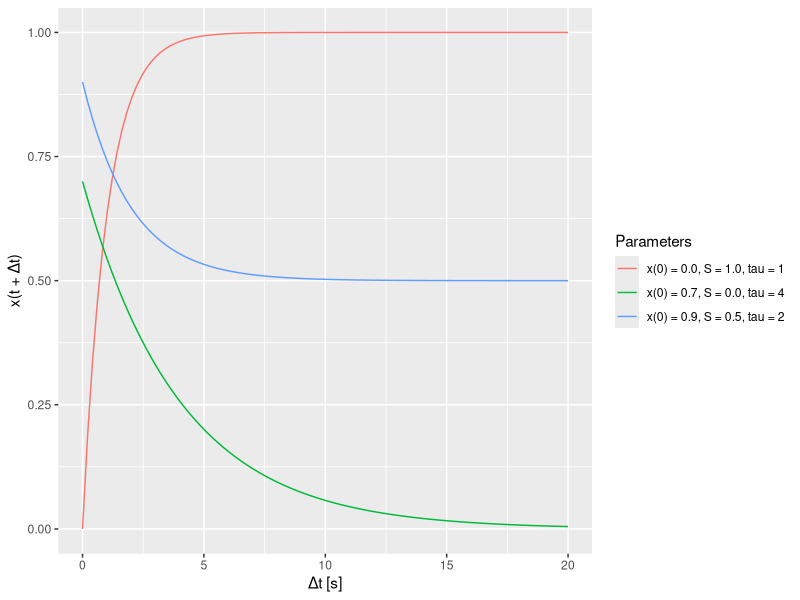
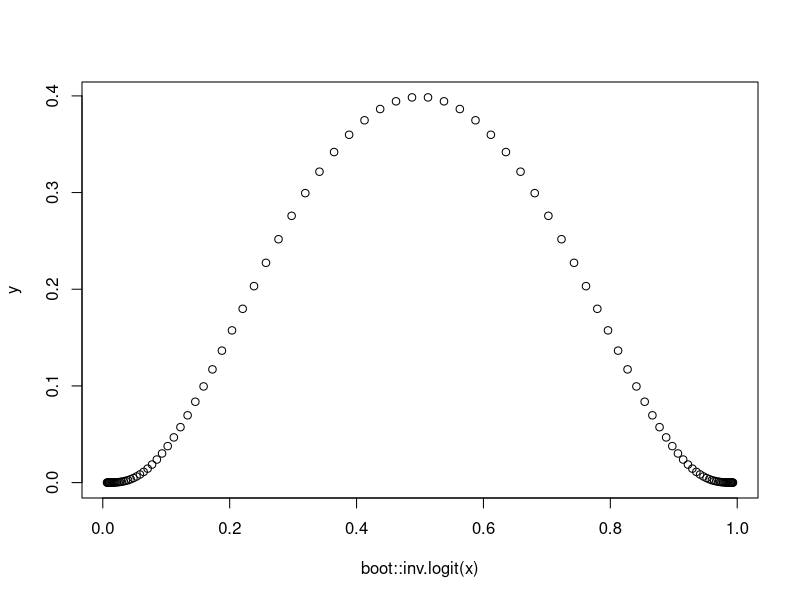
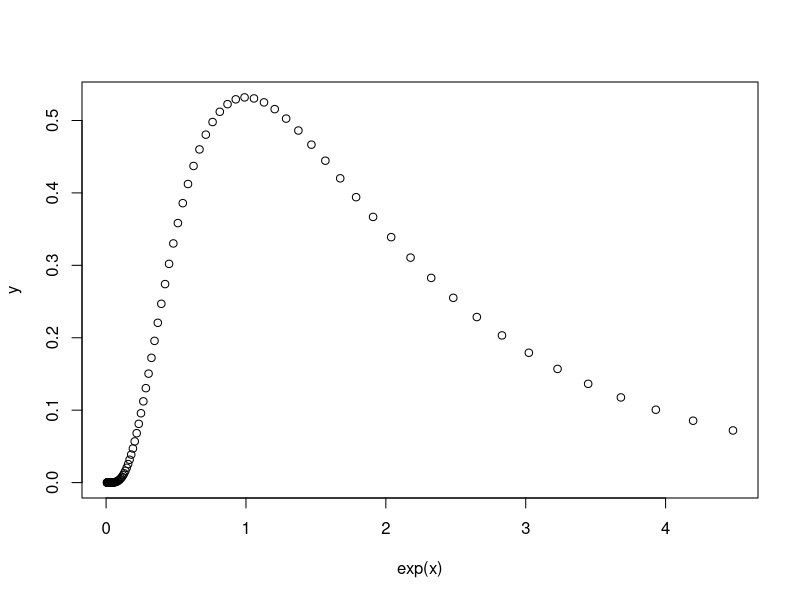

The R script that drew these images, in order:
## ---- chunk 1
knitr::opts_chunk$set(
  collapse = TRUE,
  comment = "#>"
)
## ---- chunk 2
knitr::opts_chunk$set(echo = FALSE)
library(dplyr)
library(ggplot2)
## ---- chunk 3
t <- seq(0, 20, length.out=100)
df <- 
  data.frame(x0 = c(0, 0.7, 0.9), S = c(1, 0, 0.5), tau = c(1, 4, 2)) %>%
  group_by(x0, S, tau) %>%
  summarise(x0 = x0[1],
            S = S[1],
            tau = tau[1],
            t = t,
            x = S + (x0 - S) * exp(-t / tau),
            Parameters = sprintf("x(0) = %.1f, S = %.1f, tau = %d", x0[1], S[1], tau[1]),
            .groups="drop")

ggplot(df, aes(x=t, y=x, color=Parameters)) + 
  geom_line() + 
  xlab("Δt [s]") +
  ylab("x(t + Δt)") + 
  ylim(0, 1)
## ---- chunk 4
x <- seq(-5, 5, length.out=100)
y <- dnorm(x, 0, 1)
plot(boot::inv.logit(x), y)

## ---- chunk 5
x <- seq(-5, 1.5, length.out=100)
y <- dnorm(x, log(1), 0.75)
plot(exp(x), y)

